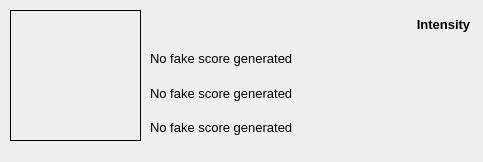
<?xml version="1.0" encoding="UTF-8"?>
<ui version="4.0">
 <class>Dialog</class>
 <widget class="QDialog" name="Dialog">
  <property name="geometry">
   <rect>
    <x>0</x>
    <y>0</y>
    <width>483</width>
    <height>162</height>
   </rect>
  </property>
  <property name="sizePolicy">
   <sizepolicy hsizetype="Fixed" vsizetype="Fixed">
    <horstretch>0</horstretch>
    <verstretch>0</verstretch>
   </sizepolicy>
  </property>
  <property name="windowTitle">
   <string>Dialog</string>
  </property>
  <widget class="QLabel" name="imageView">
   <property name="geometry">
    <rect>
     <x>10</x>
     <y>10</y>
     <width>131</width>
     <height>131</height>
    </rect>
   </property>
   <property name="sizePolicy">
    <sizepolicy hsizetype="Fixed" vsizetype="Fixed">
     <horstretch>0</horstretch>
     <verstretch>0</verstretch>
    </sizepolicy>
   </property>
   <property name="autoFillBackground">
    <bool>false</bool>
   </property>
   <property name="styleSheet">
    <string notr="true">border: 1px solid black</string>
   </property>
   <property name="text">
    <string/>
   </property>
   <property name="scaledContents">
    <bool>true</bool>
   </property>
  </widget>
  <widget class="QWidget" name="layoutWidget">
   <property name="geometry">
    <rect>
     <x>150</x>
     <y>10</y>
     <width>321</width>
     <height>131</height>
    </rect>
   </property>
   <layout class="QGridLayout" name="gridLayout">
    <item row="1" column="1">
     <widget class="QLabel" name="maxValue">
      <property name="font">
       <font>
        <family>Verdana</family>
        <pointsize>10</pointsize>
       </font>
      </property>
      <property name="styleSheet">
       <string notr="true"/>
      </property>
      <property name="text">
       <string/>
      </property>
      <property name="alignment">
       <set>Qt::AlignCenter</set>
      </property>
     </widget>
    </item>
    <item row="2" column="0">
     <widget class="QLabel" name="minLabel">
      <property name="font">
       <font>
        <family>Arial</family>
        <pointsize>10</pointsize>
       </font>
      </property>
      <property name="styleSheet">
       <string notr="true"/>
      </property>
      <property name="text">
       <string>No fake score generated</string>
      </property>
      <property name="alignment">
       <set>Qt::AlignLeading|Qt::AlignLeft|Qt::AlignVCenter</set>
      </property>
     </widget>
    </item>
    <item row="2" column="1">
     <widget class="QLabel" name="minValue">
      <property name="font">
       <font>
        <family>Verdana</family>
        <pointsize>10</pointsize>
       </font>
      </property>
      <property name="styleSheet">
       <string notr="true"/>
      </property>
      <property name="text">
       <string/>
      </property>
      <property name="alignment">
       <set>Qt::AlignCenter</set>
      </property>
     </widget>
    </item>
    <item row="1" column="0">
     <widget class="QLabel" name="maxLabel">
      <property name="font">
       <font>
        <family>Arial</family>
        <pointsize>10</pointsize>
        <weight>50</weight>
        <italic>false</italic>
        <bold>false</bold>
       </font>
      </property>
      <property name="styleSheet">
       <string notr="true"/>
      </property>
      <property name="text">
       <string>No fake score generated</string>
      </property>
      <property name="alignment">
       <set>Qt::AlignLeading|Qt::AlignLeft|Qt::AlignVCenter</set>
      </property>
     </widget>
    </item>
    <item row="3" column="0">
     <widget class="QLabel" name="avgLabel">
      <property name="font">
       <font>
        <family>Arial</family>
        <pointsize>10</pointsize>
        <weight>50</weight>
        <italic>false</italic>
        <bold>false</bold>
       </font>
      </property>
      <property name="styleSheet">
       <string notr="true"/>
      </property>
      <property name="text">
       <string>No fake score generated</string>
      </property>
      <property name="alignment">
       <set>Qt::AlignLeading|Qt::AlignLeft|Qt::AlignVCenter</set>
      </property>
     </widget>
    </item>
    <item row="0" column="1">
     <widget class="QLabel" name="label">
      <property name="sizePolicy">
       <sizepolicy hsizetype="Fixed" vsizetype="Preferred">
        <horstretch>0</horstretch>
        <verstretch>0</verstretch>
       </sizepolicy>
      </property>
      <property name="font">
       <font>
        <family>Arial</family>
        <pointsize>10</pointsize>
        <weight>75</weight>
        <bold>true</bold>
       </font>
      </property>
      <property name="styleSheet">
       <string notr="true"/>
      </property>
      <property name="text">
       <string>Intensity</string>
      </property>
      <property name="scaledContents">
       <bool>false</bool>
      </property>
      <property name="alignment">
       <set>Qt::AlignCenter</set>
      </property>
     </widget>
    </item>
    <item row="3" column="1">
     <widget class="QLabel" name="avgValue">
      <property name="font">
       <font>
        <family>Verdana</family>
        <pointsize>10</pointsize>
        <weight>75</weight>
        <italic>false</italic>
        <bold>true</bold>
       </font>
      </property>
      <property name="styleSheet">
       <string notr="true"/>
      </property>
      <property name="text">
       <string/>
      </property>
      <property name="alignment">
       <set>Qt::AlignCenter</set>
      </property>
     </widget>
    </item>
    <item row="0" column="0">
     <widget class="QLabel" name="maxLabel_2">
      <property name="text">
       <string/>
      </property>
      <property name="alignment">
       <set>Qt::AlignCenter</set>
      </property>
     </widget>
    </item>
   </layout>
  </widget>
 </widget>
 <resources/>
 <connections/>
</ui>
